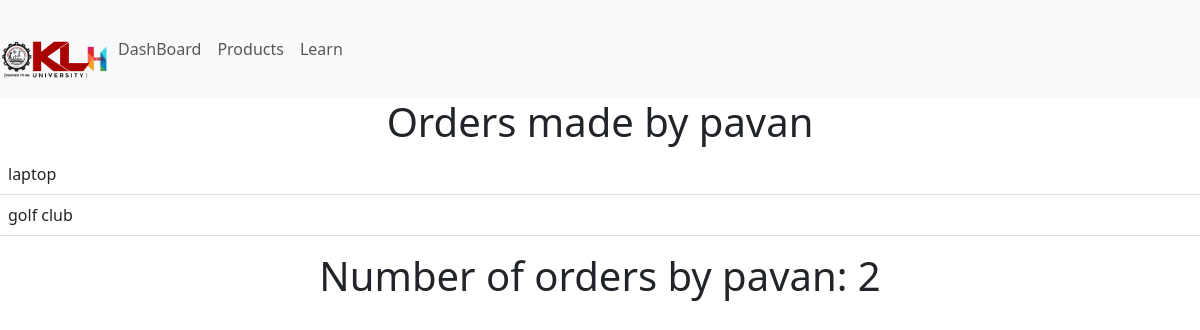
The app's page /customer/2/ with its own data.
### calc/models.py (models this page shows, shortened)
class Customer(models.Model):
    name = models.CharField(max_length=100, null=True)
    age = models.IntegerField(null=True)
    email = models.CharField(max_length=300, null=True)
    datecreated = models.DateTimeField(auto_now_add=True, null=True)
    def __str__(self):
        return self.name

class Order(models.Model):
    STATUS = (
        ('Pending', 'Pending'),
        ('Delivered', 'Delivered')
    )
    customer = models.ForeignKey(Customer, null=True, on_delete=models.SET_NULL)
    product = models.ForeignKey(Product, null=True, on_delete=models.SET_NULL)
    status = models.CharField(max_length=100, null=True, choices=STATUS)

class Product(models.Model):
    category = (
        ('Indoor', 'Indoor'),
        ('Outdoor', 'Outdoor')
    )
    name = models.CharField(max_length=100, null=True)
    price = models.FloatField(null=True)
    category = models.CharField(max_length=100, null=True, choices=category)
    tags = models.ManyToManyField(Tag)
    def __str__(self):
        return self.name

### calc/views.py (the view)
# urls.py: path('customer/<str:pk_test>/',views.customer, name='customer'),
def customer(request,pk_test):
   customer=Customer.objects.get(id=pk_test)
   customers=Customer.objects.all()
   orders=customer.order_set.all()
   order_count=orders.count()
   context={'customers':customers,'cust':customer, 'ord':orders, 'ordcount':order_count}
   return render(request,'customer.html',context)

### templates/customer.html
{% extends 'base.html' %}
{% block content %}
<h1>Orders made by {{cust}}</h1>
<table class="table">
    {% for i in ord %}
    <tr>
        <td>
            {{i.product}}
        </td>
    </tr>
    {% endfor %}
</table>
<h1>Number of orders by {{cust}}: {{ordcount}}</h1>
{% endblock %}

### records on screen
Customer: name "pavan"
Order: product "laptop"
Order: product "golf club"

### other values on screen
{{ ordcount }} "2"
